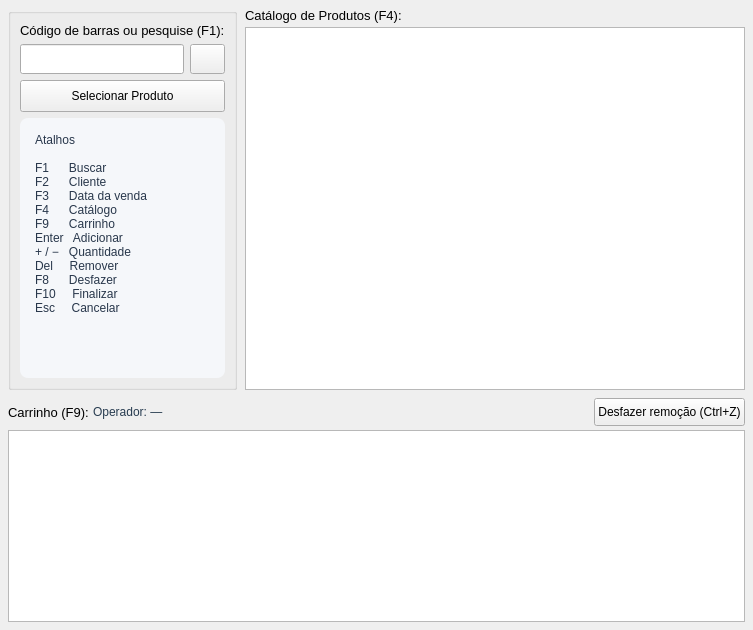
     <widget class="QWidget" name="page_Produtos">
      <layout class="QVBoxLayout" name="vl_p0">
       <property name="spacing">
        <number>8</number>
       </property>
       <property name="leftMargin">
        <number>8</number>
       </property>
       <property name="topMargin">
        <number>8</number>
       </property>
       <property name="rightMargin">
        <number>8</number>
       </property>
       <property name="bottomMargin">
        <number>8</number>
       </property>
       <item>
        <layout class="QHBoxLayout" name="hl_p0_top">
         <property name="spacing">
          <number>8</number>
         </property>
         <item>
          <widget class="QGroupBox" name="groupBox">
           <property name="maximumSize">
            <size>
             <width>320</width>
             <height>16777215</height>
            </size>
           </property>
           <layout class="QVBoxLayout">
            <item>
             <widget class="QLabel" name="label_2">
              <property name="styleSheet">
               <string notr="true">font: 700 9pt &quot;Segoe UI&quot;; font-size: 13px;</string>
              </property>
              <property name="text">
               <string>Código de barras ou pesquise (F1):</string>
              </property>
             </widget>
            </item>
            <item>
             <layout class="QHBoxLayout">
              <item>
               <widget class="CustomLineEdit" name="Ledit_Pesquisa">
                <property name="minimumSize">
                 <size>
                  <width>100</width>
                  <height>30</height>
                 </size>
                </property>
               </widget>
              </item>
              <item>
               <widget class="QPushButton" name="Btn_Pesquisa">
                <property name="minimumSize">
                 <size>
                  <width>30</width>
                  <height>30</height>
                 </size>
                </property>
                <property name="maximumSize">
                 <size>
                  <width>35</width>
                  <height>16777215</height>
                 </size>
                </property>
                <property name="text">
                 <string/>
                </property>
                <property name="toolTip">
                 <string>Buscar produto (F1)</string>
                </property>
                <property name="icon">
                 <iconset resource="../Imagens/recursosImg.qrc">
                  <normaloff>:/QEstoqueLOja/edit-find.svg</normaloff>:/QEstoqueLOja/edit-find.svg</iconset>
                </property>
                <property name="autoDefault">
                 <bool>false</bool>
                </property>
               </widget>
              </item>
             </layout>
            </item>
            <item>
             <widget class="QPushButton" name="Btn_SelecionarProduto">
              <property name="minimumSize">
               <size>
                <width>60</width>
                <height>32</height>
               </size>
              </property>
              <property name="text">
               <string>Selecionar Produto</string>
              </property>
              <property name="toolTip">
               <string>Adiciona o produto selecionado ao carrinho</string>
              </property>
              <property name="icon">
               <iconset resource="../Imagens/recursosImg.qrc">
                <normaloff>:/QEstoqueLOja/dialog-ok-apply.svg</normaloff>:/QEstoqueLOja/dialog-ok-apply.svg</iconset>
              </property>
              <property name="iconSize">
               <size>
                <width>20</width>
                <height>20</height>
               </size>
              </property>
              <property name="autoDefault">
               <bool>false</bool>
              </property>
             </widget>
            </item>
            <item>
             <widget class="QLabel" name="Lbl_PainelAtalhos">
              <property name="sizePolicy">
               <sizepolicy hsizetype="Expanding" vsizetype="Expanding">
                <horstretch>0</horstretch>
                <verstretch>1</verstretch>
               </sizepolicy>
              </property>
               <property name="minimumSize">
                <size>
                 <width>0</width>
                 <height>260</height>
                </size>
               </property>
              <property name="styleSheet">
               <string notr="true">background-color: rgb(245,247,250); color: rgb(40,55,75); border-radius: 8px; padding: 12px; font: 10pt &quot;Segoe UI&quot;;</string>
              </property>
              <property name="text">
               <string>Atalhos

F1      Buscar
F2      Cliente
F3      Data da venda
F4      Catálogo
F9      Carrinho
Enter   Adicionar
+ / −   Quantidade
Del     Remover
F8      Desfazer
F10     Finalizar
Esc     Cancelar</string>
              </property>
              <property name="alignment">
               <set>Qt::AlignmentFlag::AlignLeading|Qt::AlignmentFlag::AlignTop</set>
              </property>
              <property name="wordWrap">
               <bool>true</bool>
              </property>
             </widget>
            </item>
           </layout>
          </widget>
         </item>
         <item>
          <layout class="QVBoxLayout" name="vl_catalogue">
           <property name="spacing">
            <number>4</number>
           </property>
           <item>
            <widget class="QLabel" name="label_5">
             <property name="styleSheet">
              <string notr="true">font: 700 9pt &quot;Segoe UI&quot;; font-size: 13px;</string>
             </property>
             <property name="text">
              <string>Catálogo de Produtos (F4):</string>
             </property>
            </widget>
           </item>
           <item>
            <widget class="QTableView" name="Tview_Produtos">
             <property name="sizePolicy">
              <sizepolicy hsizetype="Expanding" vsizetype="Expanding">
               <horstretch>2</horstretch>
               <verstretch>2</verstretch>
              </sizepolicy>
             </property>
             <property name="minimumSize">
              <size>
               <width>500</width>
               <height>160</height>
              </size>
             </property>
             <property name="alternatingRowColors">
              <bool>true</bool>
             </property>
             <property name="selectionMode">
              <enum>QAbstractItemView::SelectionMode::SingleSelection</enum>
             </property>
             <property name="selectionBehavior">
              <enum>QAbstractItemView::SelectionBehavior::SelectRows</enum>
             </property>
             <attribute name="horizontalHeaderDefaultSectionSize">
              <number>50</number>
             </attribute>
             <attribute name="horizontalHeaderStretchLastSection">
              <bool>true</bool>
             </attribute>
             <attribute name="verticalHeaderVisible">
              <bool>false</bool>
             </attribute>
            </widget>
           </item>
          </layout>
         </item>
        </layout>
       </item>
       <item>
        <layout class="QVBoxLayout" name="vl_cart">
         <property name="spacing">
          <number>4</number>
         </property>
         <item>
          <layout class="QHBoxLayout" name="hl_cart_titulo">
           <item>
            <widget class="QLabel" name="label_4">
             <property name="styleSheet">
              <string notr="true">font: 700 9pt &quot;Segoe UI&quot;; font-size: 13px;</string>
             </property>
             <property name="text">
              <string>Carrinho (F9):</string>
             </property>
            </widget>
           </item>
       <item>
        <widget class="QLabel" name="Lbl_Operador">
         <property name="toolTip">
          <string>Operador da sessão atual</string>
         </property>
         <property name="styleSheet">
          <string notr="true">font: 600 10pt &quot;Segoe UI&quot;; color: rgb(40,60,80); background-color: transparent; border: none;</string>
         </property>
         <property name="text">
          <string>Operador: —</string>
         </property>
        </widget>
       </item>
       <item>
        <spacer>
         <property name="orientation">
          <enum>Qt::Orientation::Horizontal</enum>
         </property>
         <property name="sizeHint" stdset="0">
          <size>
           <width>20</width>
           <height>20</height>
          </size>
         </property>
        </spacer>
       </item>
       <item>
            <widget class="QPushButton" name="Btn_DesfazerRemocao">
             <property name="visible">
              <bool>false</bool>
             </property>
             <property name="minimumSize">
              <size>
               <width>0</width>
               <height>28</height>
              </size>
             </property>
             <property name="text">
              <string>Desfazer remoção (Ctrl+Z)</string>
             </property>
             <property name="autoDefault">
              <bool>false</bool>
             </property>
            </widget>
           </item>
          </layout>
         </item>
         <item>
          <widget class="QTableView" name="Tview_ProdutosSelecionados">
           <property name="minimumSize">
            <size>
             <width>600</width>
             <height>130</height>
            </size>
           </property>
           <property name="sizePolicy">
            <sizepolicy hsizetype="Expanding" vsizetype="Expanding">
             <horstretch>0</horstretch>
             <verstretch>3</verstretch>
            </sizepolicy>
           </property>
           <property name="contextMenuPolicy">
            <enum>Qt::ContextMenuPolicy::CustomContextMenu</enum>
           </property>
           <property name="editTriggers">
            <set>QAbstractItemView::EditTrigger::NoEditTriggers</set>
           </property>
           <property name="selectionMode">
            <enum>QAbstractItemView::SelectionMode::SingleSelection</enum>
           </property>
           <property name="selectionBehavior">
            <enum>QAbstractItemView::SelectionBehavior::SelectRows</enum>
           </property>
           <attribute name="horizontalHeaderDefaultSectionSize">
            <number>100</number>
           </attribute>
           <attribute name="horizontalHeaderStretchLastSection">
            <bool>true</bool>
           </attribute>
           <attribute name="verticalHeaderVisible">
            <bool>false</bool>
           </attribute>
          </widget>
         </item>
        </layout>
       </item>
      </layout>
     </widget>
